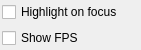
<?xml version="1.0" encoding="UTF-8"?>
<ui version="4.0">
 <class>ViewportUserOptions</class>
 <widget class="QWidget" name="ViewportUserOptions">
  <property name="enabled">
   <bool>true</bool>
  </property>
  <property name="geometry">
   <rect>
    <x>0</x>
    <y>0</y>
    <width>141</width>
    <height>46</height>
   </rect>
  </property>
  <property name="focusPolicy">
   <enum>Qt::ClickFocus</enum>
  </property>
  <property name="windowTitle">
   <string>Form</string>
  </property>
  <property name="autoFillBackground">
   <bool>true</bool>
  </property>
  <layout class="QVBoxLayout" name="verticalLayout">
   <property name="leftMargin">
    <number>2</number>
   </property>
   <property name="topMargin">
    <number>2</number>
   </property>
   <property name="rightMargin">
    <number>2</number>
   </property>
   <property name="bottomMargin">
    <number>2</number>
   </property>
   <item>
    <widget class="QCheckBox" name="cbFocusHighlight">
     <property name="text">
      <string>Highlight on focus</string>
     </property>
    </widget>
   </item>
   <item>
    <widget class="QCheckBox" name="cbDrawFPS">
     <property name="text">
      <string>Show FPS</string>
     </property>
    </widget>
   </item>
  </layout>
 </widget>
 <resources/>
 <connections/>
 <slots>
  <signal>focusHighlightStatusChanged(bool)</signal>
 </slots>
</ui>
